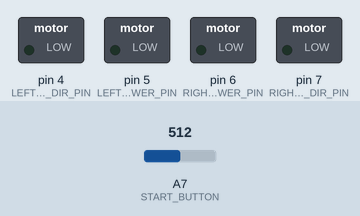
Simulated run of this sketch. Board: Arduino Nano, built with avr-gcc and run on an emulated ATmega328P. Shown: switched loads named in the sketch (green lamp = pin HIGH). The inputs (shaded band) are chosen by the test bench; at power-on: A7 (START_BUTTON) = 512.

Above: at 0.9 s.
1.0 s: A7 (START_BUTTON) set to 483
At 2.4 s:
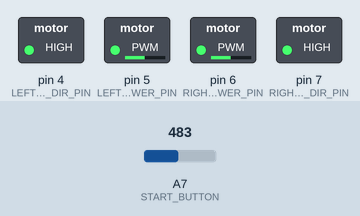
Timing chart, 0 to 4.0 s (numbered marks = the images above; inputs shaded):
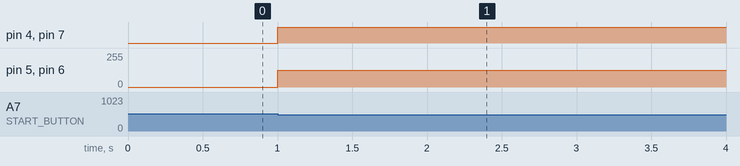

Measured:
- the behaviour switches between 501 and 500 on A7 (START_BUTTON) (found by bisection; images 0 and 1)
- after the input at 1.0 s, pin 4 (LEFT_MOTOR_DIR_PIN), pin 7 (RIGHT_MOTOR_DIR_PIN): LOW → HIGH at once; pin 5 (LEFT_MOTOR_POWER_PIN), pin 6 (RIGHT_MOTOR_POWER_PIN): 0/255 → 125/255 at once

The sketch:

Double_Motor_Example.ino
```cpp
/****  Double Motor Example  ****/

#define FORWARD HIGH
#define REVERSE LOW

#define START_BUTTON A7  //This pin controls which button will start the program

#define LEFT_MOTOR_DIR_PIN 4     //This pin controls the left motor direction
#define LEFT_MOTOR_POWER_PIN 5   //This pin controls the left motor power
#define RIGHT_MOTOR_DIR_PIN 7    //This pin controls the right motor direction
#define RIGHT_MOTOR_POWER_PIN 6  //This pin controls the right motor power

int leftMotorDirection = FORWARD;   //Controls whether the left motor runs forward or in reverse
int leftMotorPower = 125;           //Controls how fast the left motor runs (from 0 - 255)
int rightMotorDirection = FORWARD;  //Controls whether the right motor runs forward or in reverse
int rightMotorPower = 125;          //Controls how fast the right motor runs (from 0 - 255)

void setup() {
  Serial.begin(9600);
  pinMode(LEFT_MOTOR_DIR_PIN, OUTPUT);
  pinMode(LEFT_MOTOR_POWER_PIN, OUTPUT);
  pinMode(RIGHT_MOTOR_DIR_PIN, OUTPUT);
  pinMode(RIGHT_MOTOR_POWER_PIN, OUTPUT);
  waitUntilButtonIsPressed();
}

void loop() {
  //Run each of the motors
  runLeftMotor(leftMotorDirection, leftMotorPower);
  runRightMotor(rightMotorDirection, rightMotorPower);
}

/* Runs the left motor in the direction
 * given, at the specified power */
void runLeftMotor(int direction, int power){
  digitalWrite(LEFT_MOTOR_DIR_PIN, direction);
  analogWrite(LEFT_MOTOR_POWER_PIN, power);
}

/* Runs the right motor in the direction
 * given, at the specified power */
void runRightMotor(int direction, int power){
  digitalWrite(RIGHT_MOTOR_DIR_PIN, direction);
  analogWrite(RIGHT_MOTOR_POWER_PIN, power);
}

/* Waits until the start button is pressed
 * to continue */
void waitUntilButtonIsPressed() {
  while (analogRead(START_BUTTON) > 500) {
    delay(100);
  }
}
```
